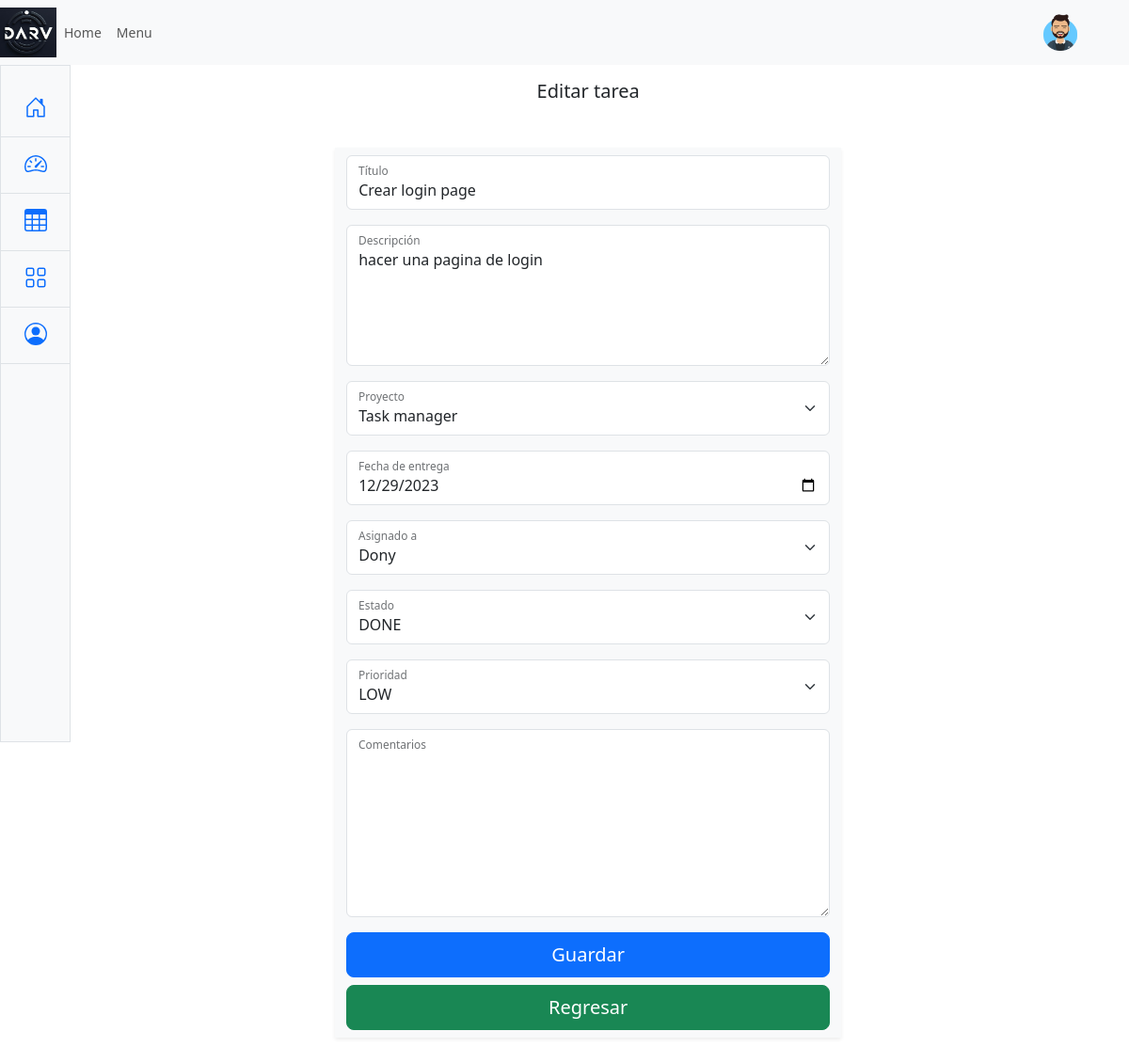
The app's page /edit/1/ (signed in) with its own data.
### task/models.py (models this page shows, shortened)
class Task(models.Model):
    STATUS_CHOICES = [
        ('TO_DO', 'TO DO'),
        ('IN_PROGRESS', 'IN PROGRESS'),
        ('DONE', 'DONE'),
    ]
    PRIORITY_CHOICES = [
        ('LOW', 'LOW'),
        ('MEDIUM', 'MEDIUM'),
        ('HIGH', 'HIGH'),
    ]
    title = models.CharField(max_length=255)
    description = models.TextField()
    date = models.DateField()
    assigned_to = models.ForeignKey(User, on_delete=models.CASCADE)
    status = models.CharField(max_length=20, choices=STATUS_CHOICES, default='TO_DO')
    comments = models.TextField(blank=True, null=True)
    project = models.ForeignKey(Project, on_delete=models.CASCADE)
    priority = models.CharField(max_length=40, choices=PRIORITY_CHOICES, default='LOW')

### task/views.py (the view)
# urls.py: path('edit/<int:task_id>/', edit_task, name='edit_task'),
@login_required
def edit_task(request, task_id):
    titulo = "Editar tarea"
    task = get_object_or_404(Task, pk=task_id)
    if request.method == 'POST':
        form = TaskForm(request.POST, instance=task)
        if form.is_valid():
            form.save()
            messages.success(request,'Tarea actualizada')
            return redirect('task:task_list')
    else:
        form = TaskForm(instance=task)
    return render(request, 'task/create_task.html', {'form': form, 'task': task, 'titulo': titulo})

### task/models.py (called while the page is built)
    def __str__(self):
        return self.name

### templates/task/create_task.html (shortened to what this page needs)
{% extends 'base.html' %}
{% load crispy_forms_tags %}
{% block content %}
<section class="mt-3">
    <h5 class="text-center">
       {{ titulo }}
    </h5>
    <div class="container position-relative">
        <div class="container my-3 my-lg-5">
            <div class="row justify-content-center">
                <div class="col-sm-12 col-md-6 shadow-sm mx-auto bg-light py-2">
                    <form method="post" action="">
                        <div class="form-floating mb-3">
                            {{ form.title }}
                            <label for="floatingInput">Título</label>
                        </div>
                        <div class="form-floating mb-3">
                            {{ form.description }}
                            <label for="floatingTextarea">Descripción</label>
                        </div>
                        <div class="form-floating mb-3">
                            {{ form.project }}
                            <label for="floatingSelect">Proyecto</label>
                        </div>
                        <div class="form-floating mb-3">
                            {{ form.date }}
                            <label for="floatingInput2">Fecha de entrega</label>
                        </div>
                        <div class="form-floating mb-3">
                            {{ form.assigned_to }}
                            <label for="floatingSelect">Asignado a</label>
                        </div>
                        <div class="form-floating mb-3">
                            {{ form.status }}
                            <label for="floatingSelect2">Estado</label>
                        </div>
                        <div class="form-floating mb-3">
                            {{ form.priority }}
                            <label for="floatingSelect4">Prioridad</label>
                        </div>
                        <div class="form-floating mb-3">
                            {{ form.comments }}
                            <label for="floatingTextarea2">Comentarios</label>
                        </div>
                        <div class="d-grid gap-2 col mx-auto">
                            <button class="btn btn-lg btn-primary" type="submit">Guardar</button>
                            <a class="btn btn-lg btn-success" href="{% url 'task:task_list' %}">Regresar</a>
                        </div>
                    </form>
                </div>
            </div>
        </div>
    </div>
</section>
{% endblock content %}

### static/css/style.css (style rules this page uses)
body { min-height: 100vh; min-height: -webkit-fill-available; font-size: .875rem; }

### records on screen
Task: title "Crear login page", description "hacer una pagina de login", project "Task manager", date "12/29/2023", assigned_to "Dony", status "DONE", priority "LOW"

### other values on screen
{{ titulo }} "Editar tarea"
